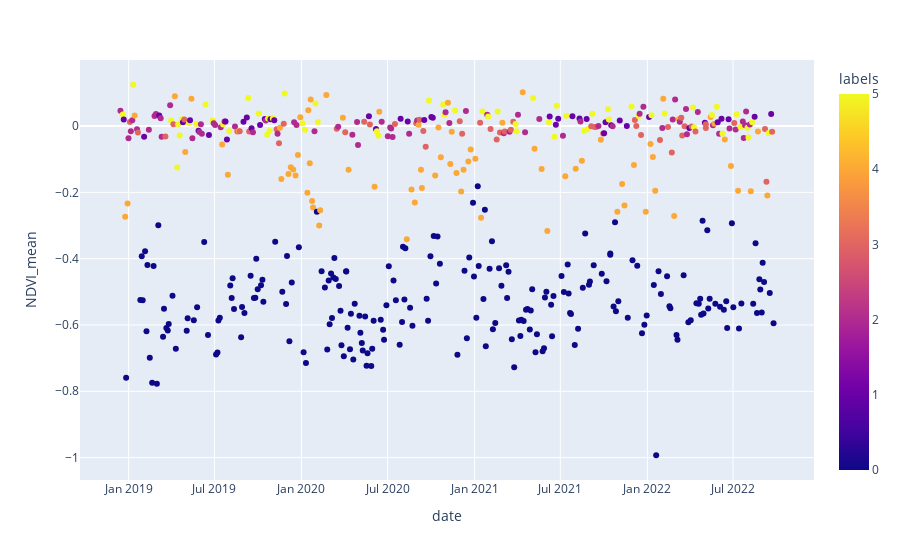

The notebook cell this image was saved under:
### Code cell
clusters_fts = pd.concat([gee_clusters, gee_fts], axis=1)

px.scatter(clusters_fts, x="date", y="NDVI_mean", color="labels")

### Figure 1 — Plotly figure (JSON) as saved in the notebook; plotly's stock layout.template omitted (floating-point values rounded to 4 significant figures; data arrays with more than 128 entries replaced by an {"elided": "..."} marker saying what was removed)
{"data": [{"hovertemplate": "date=%{x}<br>NDVI_mean=%{y}<br>labels=%{marker.color}<extra></extra>", "legendgroup": "", "marker": {"color": {"elided": "512 int values"}, "coloraxis": "coloraxis", "symbol": "circle"}, "mode": "markers", "name": "", "orientation": "v", "showlegend": false, "type": "scatter", "x": {"elided": "512 str values"}, "xaxis": "x", "y": {"elided": "512 float values"}, "yaxis": "y"}], "layout": {"coloraxis": {"colorbar": {"title": {"text": "labels"}}, "colorscale": [[0, "#0d0887"], [0.1111, "#46039f"], [0.2222, "#7201a8"], [0.3333, "#9c179e"], [0.4444, "#bd3786"], [0.5556, "#d8576b"], [0.6667, "#ed7953"], [0.7778, "#fb9f3a"], [0.8889, "#fdca26"], [1, "#f0f921"]]}, "legend": {"tracegroupgap": 0}, "margin": {"t": 60}, "xaxis": {"anchor": "y", "domain": [0, 1], "title": {"text": "date"}}, "yaxis": {"anchor": "x", "domain": [0, 1], "title": {"text": "NDVI_mean"}}}}
